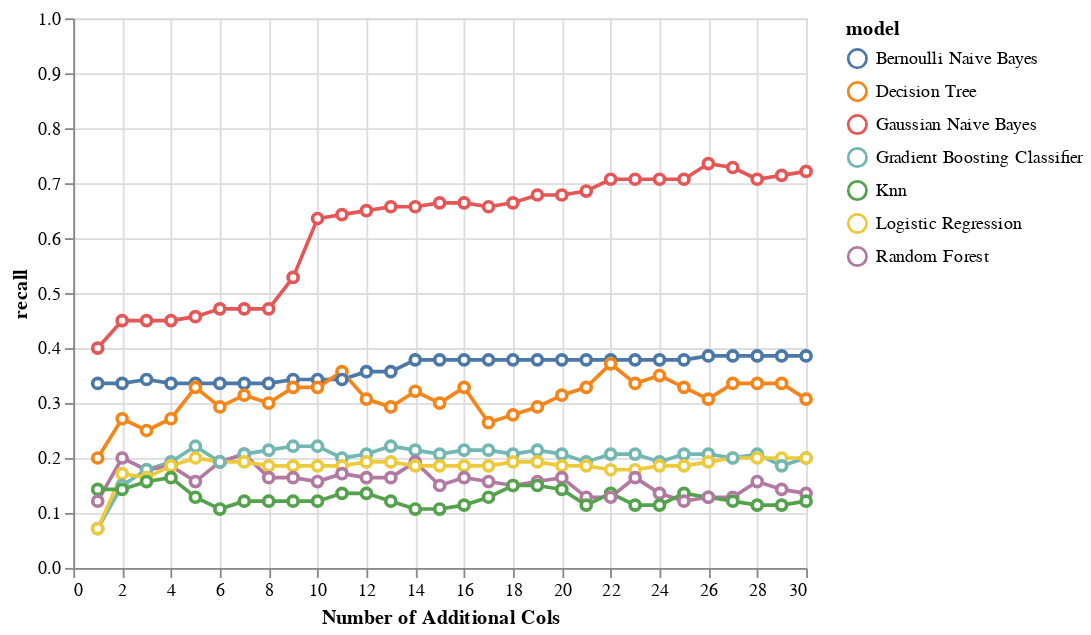

The notebook cell saved with this chart:
### Code cell
perf_subset = perf_by_additional_n_cols_matrix_subset[
    (perf_by_additional_n_cols_matrix_subset['grouping'] == "Depressed (Yes)") &
    (perf_by_additional_n_cols_matrix_subset['additional_col_method'] == "corr_to_mdd_subset_data_v2")
]


alt.Chart(perf_subset).mark_line(
       point={
         "filled": False,
         "fill": "white"
       }
).encode(
    x = alt.X('addl_cols', title="Number of Additional Cols"),
    y = alt.Y('recall', scale=alt.Scale(domain=[0, 1])),
    color = 'model'
)

### Figure 1 — Vega-Lite specification as saved in the notebook (floating-point values rounded to 4 significant figures; data arrays with more than 128 entries replaced by an {"elided": "..."} marker saying what was removed)
{"config": {"view": {"continuousWidth": 400, "continuousHeight": 300}}, "data": {"name": "data-613a7d649125cc03d7e1603344c1a72a"}, "mark": {"type": "line", "point": {"filled": false, "fill": "white"}}, "encoding": {"color": {"field": "model", "type": "nominal"}, "x": {"field": "addl_cols", "title": "Number of Additional Cols", "type": "quantitative"}, "y": {"field": "recall", "scale": {"domain": [0, 1]}, "type": "quantitative"}}, "$schema": "https://vega.github.io/schema/vega-lite/v4.17.0.json", "datasets": {"data-613a7d649125cc03d7e1603344c1a72a": {"elided": "210 records"}}}
